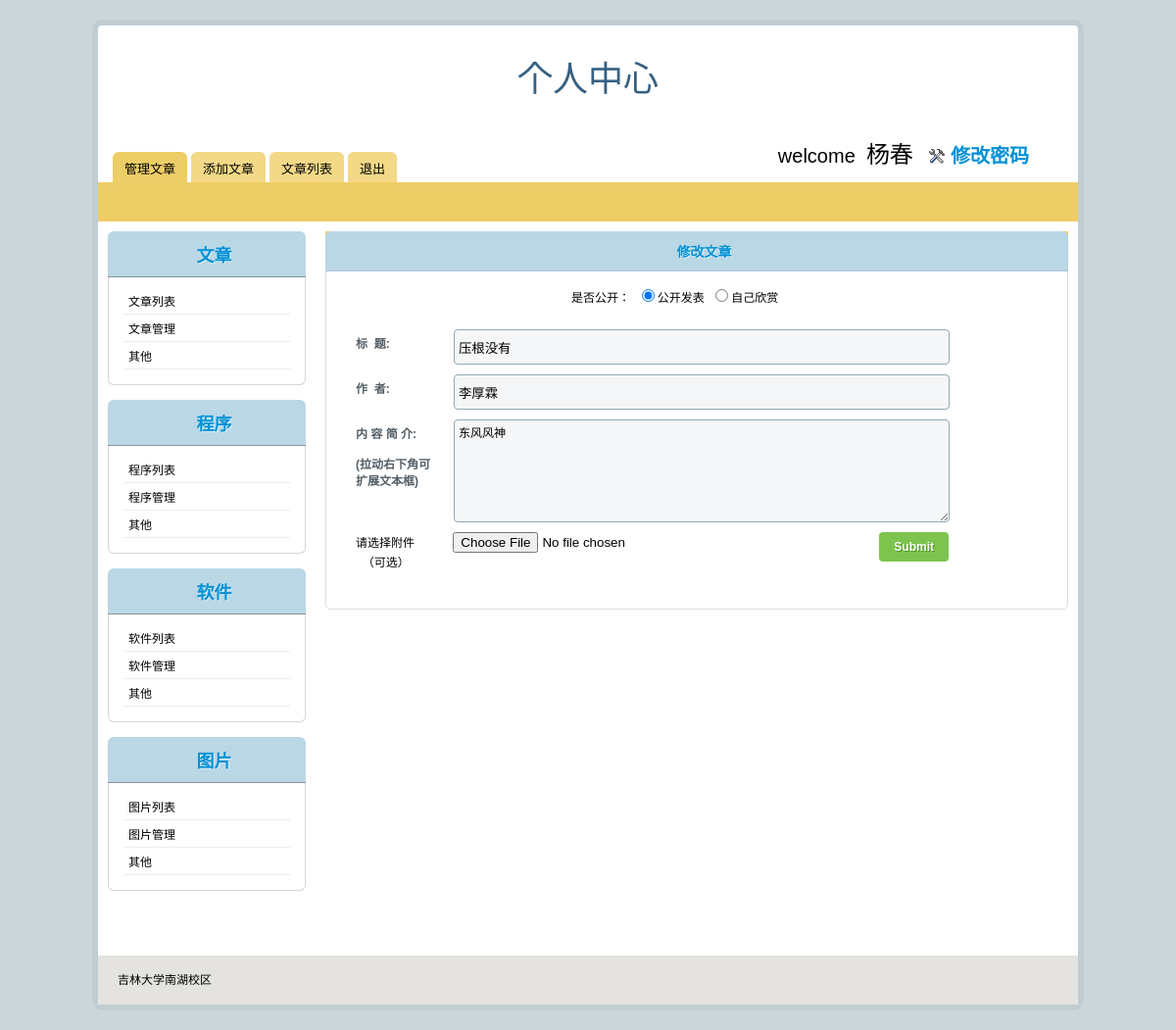
Page /admin/behindPage/article.modify.php?id=15 (signed in) on the committed database.
### tables this page shows
CREATE TABLE IF NOT EXISTS `article` (
  `id` smallint(6) NOT NULL AUTO_INCREMENT COMMENT '编号',
  `title` varchar(100) NOT NULL COMMENT '标题',
  `author` varchar(40) NOT NULL COMMENT '作者',
  `description` text COMMENT '内容简介',
  `dateline` date NOT NULL COMMENT '日期',
  `poster` varchar(40) NOT NULL COMMENT '上传者',
  `self` tinyint(4) NOT NULL COMMENT '是否公开：0为是，1为否',
  `filename` varchar(32) NOT NULL COMMENT '纯粹文件名',
  `path` varchar(128) NOT NULL,
  `type` varchar(32) NOT NULL COMMENT '格式',
  `size` varchar(32) NOT NULL COMMENT '大小',
  PRIMARY KEY (`id`)
);

### admin/behindPage/article.modify.php (the view, shortened to what this page needs)
<?php
   require_once('../../conn/connect.php');
?>
<?php
$id=$_GET['id'];
$sql = "SELECT * FROM article where id = $id";
$query = $mysqli->query($sql);
$result=$query->fetch_array();
?>
<!DOCTYPE html PUBLIC "-//W3C//DTD XHTML 1.0 Transitional//EN" "http://www.w3.org/TR/xhtml1/DTD/xhtml1-transitional.dtd">
<html xmlns="http://www.w3.org/1999/xhtml">
<head>
<link rel="stylesheet" type="text/css" href="../../css/self_style.css" />
</head>
<body>
<div id="panelwrap">
	<div class="header">
    <div class="title">个人中心</div>
    <div class="header_right"> <span id="welcome">welcome&nbsp;&nbsp;<font id="un"><?php echo $_SESSION['username'];?></font>&nbsp;&nbsp;<a href="changpwd.php" class="settings">修改密码</a></span> </div>
    <div class="menu">
    <ul>
    <li><a href="#manage" class="selected">管理文章</a></li>
    <li><a href="#add">添加文章</a></li>
    <li><a href="../../test/article/article.list.php">文章列表</a></li>
    <li><a href="logout.php">退出</a></li>
    </ul>
    </div>
    </div>
    <div class="submenu"></div>
    <div class="center_content">
    <div id="right_wrap">
    <div id="right_content">
<div class="submenu"><h2><a name="add">修改文章</a></h2></div>
    <div id="tab1" class="tabcontent">
        <form id="form1" name="form1" method="post" action="article.modify.handle.php" enctype="multipart/form-data">
        <div class="yon">是否公开：&nbsp;&nbsp;<input type="radio" name="self" value="0" <?php if($result['self']==0) echo 'checked';?> />公开发表&nbsp;&nbsp;<input name="self" type="radio" value="1" <?php if($result['self']==1) echo 'checked';?>/>自己欣赏</div>
        <div class="form">
            <div class="form_row">
            <label>标&nbsp;&nbsp;题:</label>
            <input type="text" class="form_input" name="title" id="title" value="<?php echo $result['title'];?>"/>
            </div>
            <div class="form_row">
            <label>作&nbsp;&nbsp;者:</label>
            <input type="text" class="form_input" name="author" id="author" value="<?php echo $result['author'];?>" />
            </div>
             <div class="form_row">
            <label>内&nbsp;容&nbsp;简&nbsp;介:<br/><br/>(拉动右下角可<br/>扩展文本框)</label>
            <textarea class="form_textarea" name="description" id="description" ><?php echo $result['description'];?></textarea>
            </div>
            <div class="form_row">
            请选择附件
			 <input type="file" name="myfile" class="view" />
			 <input type="submit" class="form_submit" value="Submit" onclick="return check(form1)" />
             <br/>&nbsp;&nbsp;（可选）
            </div> <input type="hidden" value="<?php echo $id;?>" name="article_id" />
        </div>
        </form>
    </div>
     </div>
     </div>
      <div class="sidebar" id="sidebar">
     <h2><a href="self_article.php">文章</a></h2>
        <ul>
            <li><a href="self_article.php?a=2&l=1">文章列表</a></li>
            <li><a href="self_article.php">文章管理</a></li>
            <li><a href="#">其他</a></li>
        </ul>
    <h2><a href="self_program.php">程序</a></h2>
        <ul>
            <li><a onclick="return pagelist()" style="cursor:pointer">程序列表</a></li>
            <li><a onclick="return org()" style="cursor:pointer" >程序管理</a></li>
            <li><a href="#">其他</a></li>
        </ul>
   <h2><a href="self_app.php">软件</a></h2>
        <ul>
            <li><a href="self_app.php?l=1&a=2">软件列表</a></li>
            <li><a href="self_app.php">软件管理</a></li>
            <li><a href="#">其他</a></li>
        </ul>
    <h2><a href="picture.php">图片</a></h2>
        <ul>
            <li><a href="#">图片列表</a></li>
            <li><a href="#">图片管理</a></li>
            <li><a href="#">其他</a></li>
        </ul>
    </div>
    </div>
    <div class="footer">吉林大学南湖校区</div>
</div>
</body>
</html>

### rows in the picture
article: self "☑", title "压根没有", author "李厚霖", description "东风风神"

### other values in the picture
$_SESSION['username'] "杨春"
